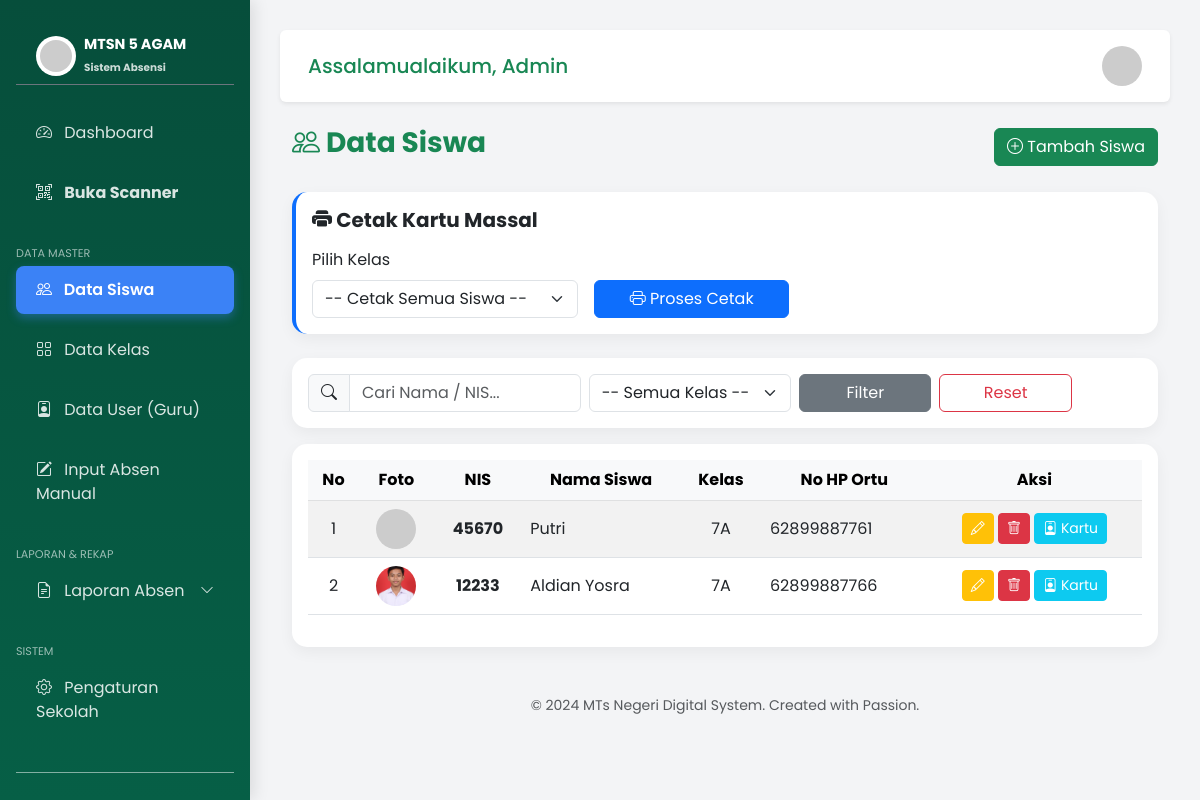
The page /data_siswa.php (signed in) on the database its author committed.
### tables this page shows
CREATE TABLE `pengaturan` (
  `id` int(11) NOT NULL,
  `nama_sekolah` varchar(100) NOT NULL DEFAULT 'MTs NEGERI DIGITAL',
  `alamat_sekolah` text DEFAULT NULL,
  `logo_sekolah` varchar(255) DEFAULT 'logo_default.png',
  `kepala_sekolah` varchar(100) DEFAULT NULL,
  `nip_kepsek` varchar(50) DEFAULT NULL,
  `jam_masuk` time DEFAULT '07:00:00',
  `jam_pulang` time DEFAULT '14:00:00',
  `wajib_pulang` tinyint(1) DEFAULT 1,
  `api_token` varchar(255) DEFAULT NULL,
  `api_endpoint` varchar(255) DEFAULT 'https://api.fonnte.com/send',
  `pesan_masuk` text DEFAULT NULL,
  `pesan_pulang` text DEFAULT NULL
);

CREATE TABLE `siswa` (
  `id_siswa` int(11) NOT NULL,
  `nis` varchar(20) NOT NULL,
  `nama_siswa` varchar(100) NOT NULL,
  `jenis_kelamin` enum('L','P') NOT NULL,
  `id_kelas` int(11) NOT NULL,
  `nama_ortu` varchar(100) DEFAULT NULL,
  `no_hp_ortu` varchar(20) NOT NULL,
  `foto_siswa` varchar(255) DEFAULT 'default.jpg'
);

CREATE TABLE `kelas` (
  `id_kelas` int(11) NOT NULL,
  `nama_kelas` varchar(20) NOT NULL,
  `id_walikelas` int(11) DEFAULT NULL
);

### data_siswa.php (the view, shortened to what this page needs)
<?php
include 'config/koneksi.php';
include 'layout/header.php';
?>
<div class="container-fluid">
    <div class="d-flex justify-content-between align-items-center mb-4">
        <h3 class="fw-bold text-success"><i class="bi bi-people"></i> Data Siswa</h3>
        <button class="btn btn-success" data-bs-toggle="modal" data-bs-target="#modalTambah">
            <i class="bi bi-plus-circle"></i> Tambah Siswa
        </button>
    </div>
    <div class="card card-custom bg-white mb-4 border-start border-4 border-primary">
        <div class="card-body">
            <h5 class="fw-bold mb-3"><i class="bi bi-printer-fill"></i> Cetak Kartu Massal</h5>
            <form action="cetak_massal.php" method="GET" target="_blank" class="row g-3 align-items-end">
                <div class="col-md-4">
                    <label class="form-label">Pilih Kelas</label>
                    <select name="id_kelas" class="form-select">
                        <option value="semua">-- Cetak Semua Siswa --</option>
                    </select>
                </div>
                <div class="col-md-3">
                    <button type="submit" class="btn btn-primary w-100">
                        <i class="bi bi-printer"></i> Proses Cetak
                    </button>
                </div>
            </form>
        </div>
    </div>
    <div class="card card-custom bg-white mb-3">
        <div class="card-body py-3">
            <form action="" method="GET">
                <div class="row g-2 align-items-center">
                    <div class="col-md-4">
                        <div class="input-group">
                            <span class="input-group-text bg-light"><i class="bi bi-search"></i></span>
                            <input type="text" name="keyword" class="form-control" placeholder="Cari Nama / NIS..." value="<?php echo isset($_GET['keyword']) ? $_GET['keyword'] : ''; ?>">
                        </div>
                    </div>
                    <div class="col-md-3">
                        <select name="filter_kelas" class="form-select">
                            <option value="">-- Semua Kelas --</option>
                        </select>
                    </div>
                    <div class="col-md-2">
                        <button type="submit" class="btn btn-secondary w-100">Filter</button>
                    </div>
                    <div class="col-md-2">
                        <a href="data_siswa.php" class="btn btn-outline-danger w-100">Reset</a>
                    </div>
                </div>
            </form>
        </div>
    </div>
    <div class="card card-custom bg-white">
        <div class="card-body">
            <div class="table-responsive">
                <table class="table table-striped table-hover align-middle">
                    <thead class="table-light text-center">
                        <tr>
                            <th>No</th>
                            <th>Foto</th>
                            <th>NIS</th>
                            <th>Nama Siswa</th>
                            <th>Kelas</th>
                            <th>No HP Ortu</th>
                            <th>Aksi</th>
                        </tr>
                    </thead>
                    <tbody>
                        <?php
                        $query_str = "SELECT siswa.*, kelas.nama_kelas
                                      FROM siswa
                                      JOIN kelas ON siswa.id_kelas = kelas.id_kelas
                                      WHERE 1=1";
                        $query_str .= " ORDER BY id_siswa DESC";
                        $query = mysqli_query($koneksi, $query_str);
                        $no = 1;
                        while($row = mysqli_fetch_assoc($query)) :
                        ?>
                        <tr>
                            <td class="text-center"><?php echo $no++; ?></td>
                            <td class="text-center">
                                <img src="assets/img/siswa/<?php echo $row['foto_siswa']; ?>" alt="Foto" width="40" height="40" class="rounded-circle object-fit-cover" onerror="this.src='https://via.placeholder.com/40'">
                            </td>
                            <td class="text-center fw-bold"><?php echo $row['nis']; ?></td>
                            <td><?php echo $row['nama_siswa']; ?></td>
                            <td class="text-center"><?php echo $row['nama_kelas']; ?></td>
                            <td><?php echo $row['no_hp_ortu']; ?></td>
                            <td class="text-center" style="min-width: 150px;">
                                <button class="btn btn-sm btn-warning text-white btn-edit"
                                    data-bs-toggle="modal" data-bs-target="#modalEdit"
                                    data-id="<?php echo $row['id_siswa']; ?>"
                                    data-nama="<?php echo $row['nama_siswa']; ?>"
                                    data-kelas="<?php echo $row['id_kelas']; ?>"
                                    data-hp="<?php echo $row['no_hp_ortu']; ?>"
                                    data-foto="<?php echo $row['foto_siswa']; ?>">
                                    <i class="bi bi-pencil"></i>
                                </button>
                                <a href="data_siswa.php?hapus=<?php echo $row['id_siswa']; ?>" class="btn btn-sm btn-danger" onclick="return confirm('Yakin hapus?')"><i class="bi bi-trash"></i></a>
                                <button class="btn btn-sm btn-info text-white" onclick="showKartuPelajar('<?php echo $row['nis']; ?>', '<?php echo htmlspecialchars($row['nama_siswa']); ?>', '<?php echo $row['nama_kelas']; ?>', '<?php echo $row['foto_siswa']; ?>')">
                                    <i class="bi bi-person-badge"></i> Kartu
                                </button>
                            </td>
                        </tr>
                        <?php endwhile; ?>
                    </tbody>
                </table>
            </div>
        </div>
    </div>
</div>
<?php include 'layout/footer.php'; ?>

### layout/sidebar.php (shortened to what this page needs)
<?php
if(isset($koneksi)){
    $q_instansi = mysqli_query($koneksi, "SELECT * FROM pengaturan LIMIT 1");
    $d_instansi = mysqli_fetch_assoc($q_instansi);
    $logo_sidebar = $d_instansi['logo_sekolah'];
    $nama_sidebar = $d_instansi['nama_sekolah'];
} else {
    $logo_sidebar = 'logo_default.png';
    $nama_sidebar = 'MTs NEGERI DIGITAL';
}
?>
<div class="sidebar d-flex flex-column p-3">
    <div class="brand-logo d-flex align-items-center mb-4 pb-2 border-bottom border-secondary">
        <img src="assets/img/<?php echo $logo_sidebar; ?>" alt="Logo" width="40" height="40" class="me-2 rounded-circle bg-white p-1" onerror="this.src='https://via.placeholder.com/40'">
        <div style="line-height: 1.2;">
            <span class="d-block fw-bold" style="font-size: 0.9rem;"><?php echo $nama_sidebar; ?></span>
            <small style="font-size: 0.65rem; opacity: 0.8;">Sistem Absensi</small>
        </div>
    </div>
    <ul class="nav nav-pills flex-column mb-2">
        <li class="nav-item mb-1">
            <a href="index.php" class="nav-link <?php echo (basename($_SERVER['PHP_SELF']) == 'index.php') ? 'active' : ''; ?>">
                <i class="bi bi-speedometer2 me-2"></i> Dashboard
            </a>
        </li>
        <li class="nav-item mb-1">
            <a href="scan.php" target="_blank" class="nav-link text-warning bg-warning bg-opacity-10 border border-warning border-opacity-25">
                <i class="bi bi-qr-code-scan me-2"></i> <b>Buka Scanner</b>
            </a>
        </li>
        <li class="nav-header text-uppercase small mt-3 mb-1" style="opacity: 0.6; font-size: 0.7rem;">Data Master</li>
        <li class="nav-item mb-1">
            <a href="data_siswa.php" class="nav-link <?php echo (basename($_SERVER['PHP_SELF']) == 'data_siswa.php') ? 'active' : ''; ?>">
                <i class="bi bi-people me-2"></i> Data Siswa
            </a>
        </li>
        <li class="nav-item mb-1">
            <a href="data_kelas.php" class="nav-link <?php echo (basename($_SERVER['PHP_SELF']) == 'data_kelas.php') ? 'active' : ''; ?>">
                <i class="bi bi-grid me-2"></i> Data Kelas
            </a>
        </li>
        <li class="nav-item mb-1">
            <a href="data_user.php" class="nav-link <?php echo (basename($_SERVER['PHP_SELF']) == 'data_user.php') ? 'active' : ''; ?>">
                <i class="bi bi-person-badge me-2"></i> Data User (Guru)
            </a>
        </li>
        <li class="nav-item mb-1">
            <a href="input_manual.php" class="nav-link <?php echo (basename($_SERVER['PHP_SELF']) == 'input_manual.php') ? 'active' : ''; ?>">
                <i class="bi bi-pencil-square me-2"></i> Input Absen Manual
            </a>
        </li>
        <li class="nav-header text-uppercase small mt-3 mb-1" style="opacity: 0.6; font-size: 0.7rem;">Laporan & Rekap</li>
        <li class="nav-item mb-1">
            <a href="#submenuLaporan" data-bs-toggle="collapse" class="nav-link d-flex justify-content-between align-items-center text-white" aria-expanded="false">
                <span><i class="bi bi-file-earmark-text me-2"></i> Laporan Absen</span>
                <i class="bi bi-chevron-down small"></i>
            </a>
        </li>
        <li class="nav-header text-uppercase small mt-3 mb-1" style="opacity: 0.6; font-size: 0.7rem;">Sistem</li>
        <li class="nav-item mb-1">
            <a href="pengaturan.php" class="nav-link <?php echo (basename($_SERVER['PHP_SELF']) == 'pengaturan.php') ? 'active' : ''; ?>">
                <i class="bi bi-gear me-2"></i> Pengaturan Sekolah
            </a>
        </li>
    </ul>
    <div class="mt-auto pb-3">
        <hr class="text-white opacity-50">
        <a href="logout.php" class="nav-link text-danger bg-danger bg-opacity-10 border border-danger border-opacity-25 text-center py-2 rounded">
        </a>
    </div>
</div>

### assets/css/style.css (style rules this page uses)
:root { --mts-dark: #064e3b; --mts-main: #10b981; --mts-light: #d1fae5; --text-dark: #1f2937; }
body { font-family: "Poppins", sans-serif; background-color: #f3f4f6; color: var(--text-dark); }
.sidebar { height: 100vh; width: 250px; position: fixed; top: 0; left: 0; background: linear-gradient(180deg, #064e3b 0%, #065f46 100%); color: white; box-shadow: 4px 0 15px rgba(0, 0, 0, 0.1); z-index: 1000; overflow-y: auto; }
.sidebar .nav-link { color: rgba(255, 255, 255, 0.85) !important; margin-bottom: 8px; padding: 12px 20px; border-radius: 8px; transition: all 0.3s ease; border: none !important; font-weight: 400; background: transparent !important; }
.sidebar .nav-link.active { background-color: #3b82f6 !important; color: #ffffff !important; font-weight: 600; box-shadow: 0 4px 10px rgba(59, 130, 246, 0.4); }
.brand-logo { font-size: 1.2rem; font-weight: bold; padding: 20px; border-bottom: 1px solid rgba(255, 255, 255, 0.1); margin-bottom: 20px; }
.card-custom { border: none; border-radius: 15px; box-shadow: 0 5px 15px rgba(0, 0, 0, 0.05); transition: transform 0.3s; }

### rows shown on the page
pengaturan: nama_sekolah "MTSN 5 AGAM"
siswa: nis "45670", nama_siswa "Putri", id_kelas.nama_kelas "7A", no_hp_ortu "62899887761"
siswa: foto_siswa (picture), nis "12233", nama_siswa "Aldian Yosra", id_kelas.nama_kelas "7A", no_hp_ortu "62899887766"
